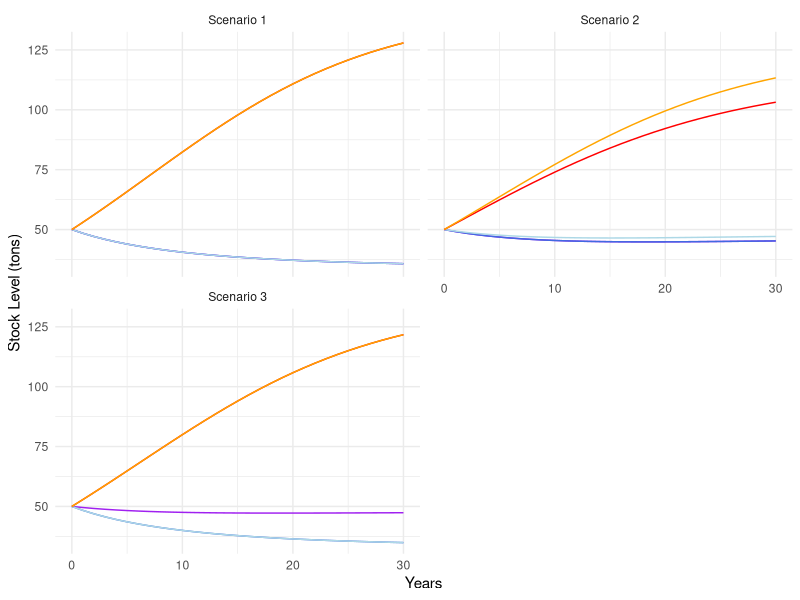
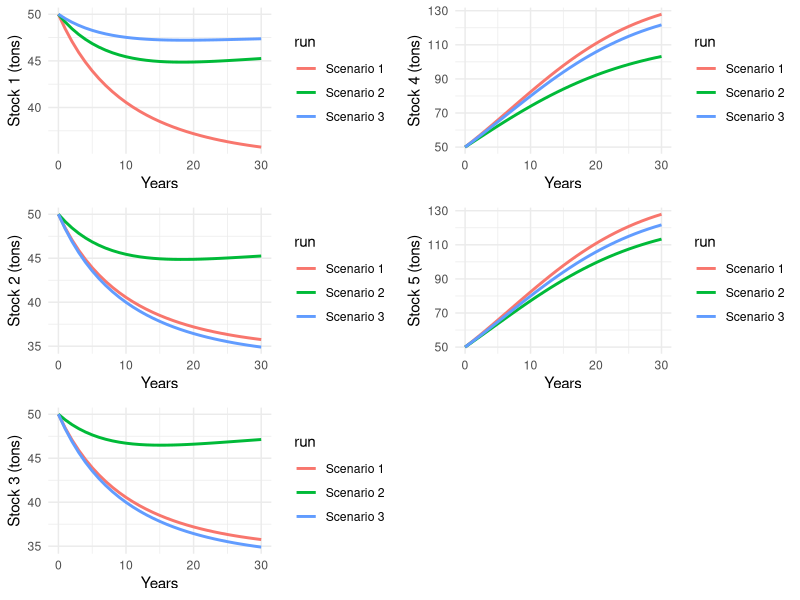
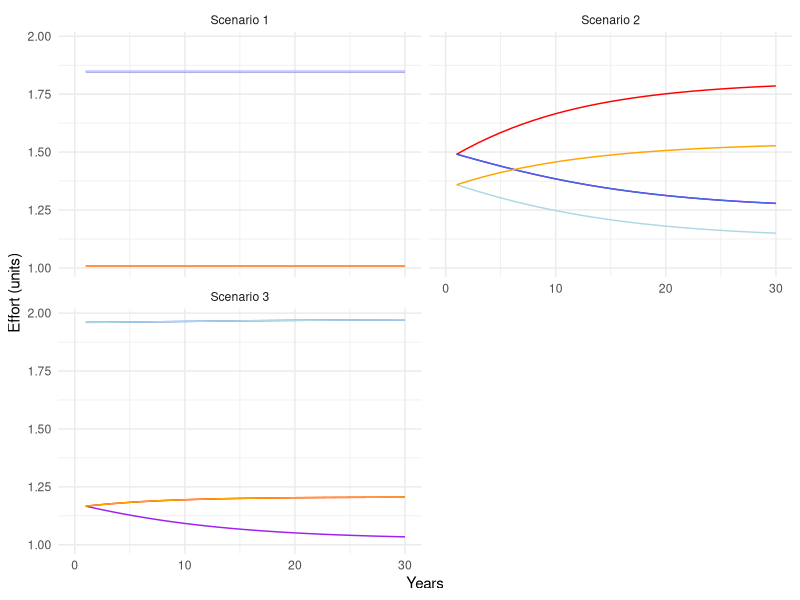
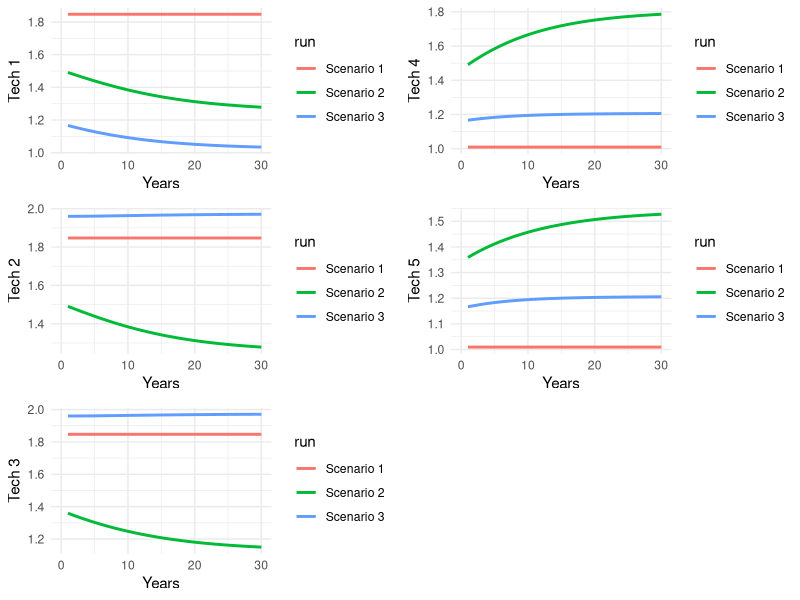
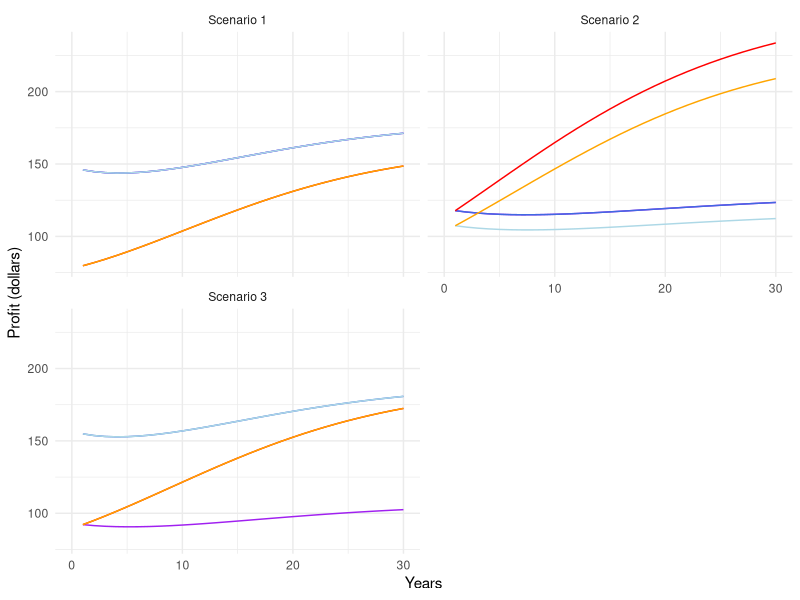
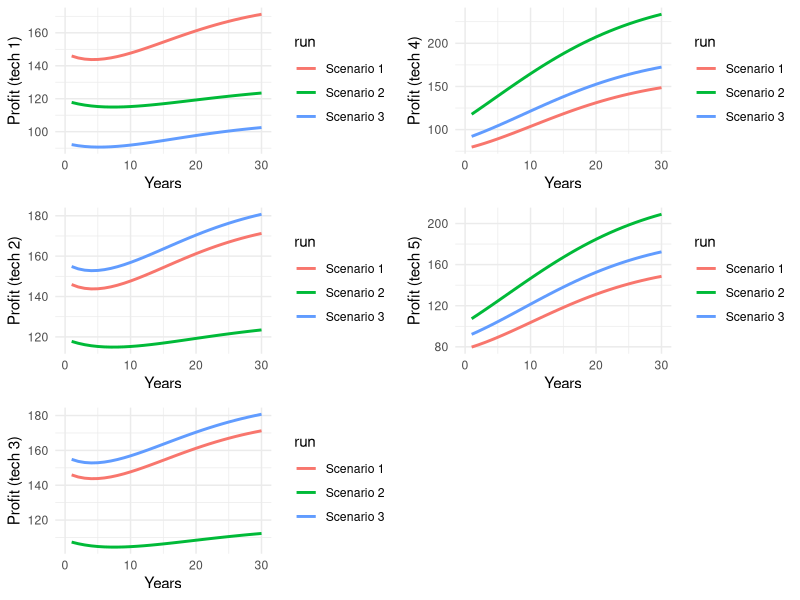
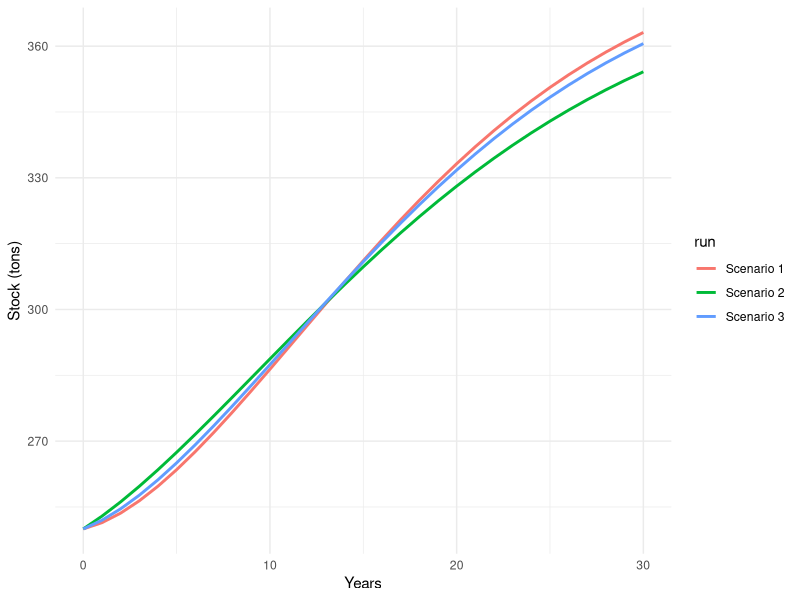
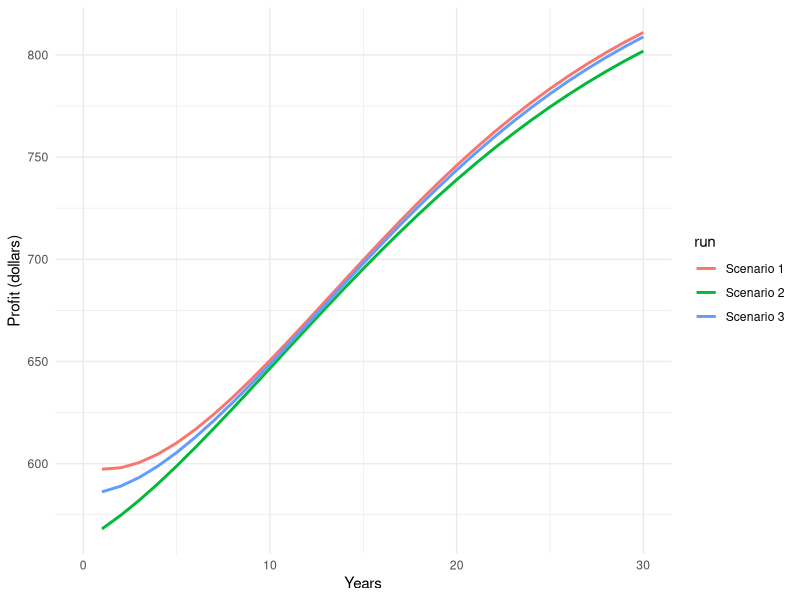

Here is the R script that generated these plots, in order:
## ---- chunk 1
knitr::opts_chunk$set(echo = TRUE, message=FALSE, warning=FALSE, echo=FALSE)

library(tidyverse)
library(here)
library(scales)
library(gridExtra)
library(grid)
library(kableExtra)
## ---- chunk 2
# Read files results

# data
species_df <- read_csv(here("working_model","k explore","model run results files","species.csv"))
# data
tech_df <- read_csv(here("working_model","k explore","model run results files","tech_cost.csv"))

# general output files
output_sc1 <- read_csv(here("working_model","k explore","model run results files","output_b_carry1.csv")) %>% 
  mutate(run = "Scenario 1",
         year = seq(0,30))
output_sc2 <- read_csv(here("working_model","k explore","model run results files","output_b_carry2.csv"))%>% 
  mutate(run = "Scenario 2",
         year = seq(0,30))
output_sc3 <- read_csv(here("working_model","k explore","model run results files","output_b_carry3.csv"))%>% 
  mutate(run = "Scenario 3",
         year = seq(0,30))

# sum of profits

npv_sc1 <- read_csv(here("working_model","k explore","model run results files","NPV_b_carry1.csv")) %>% 
  mutate(run = "Scenario 1")
npv_sc2 <- read_csv(here("working_model","k explore","model run results files","NPV_b_carry2.csv")) %>% 
  mutate(run = "Scenario 2")
npv_sc3 <- read_csv(here("working_model","k explore","model run results files","NPV_b_carry3.csv")) %>% 
  mutate(run = "Scenario 3")

#Group them
all_outputs <- rbind(output_sc1, output_sc2, output_sc3) %>% 
  mutate(tot_profits = profit_per_t.t_1+profit_per_t.t_2+profit_per_t.t_3+profit_per_t.t_4+profit_per_t.t_5,
         tot_stock=stock.s_1+stock.s_2+stock.s_3+stock.s_4+stock.s_5)

NPVs <- rbind(npv_sc1, npv_sc2, npv_sc3) %>% 
  rename(total_profit=x)

## ---- chunk 3

# Make tables
species_table <- kable(species_df, col.names = c("Species", "r", "K", "Starting stock (X)", "price")) %>% 
  kable_classic(full_width = F)

tech_table <- kable(tech_df, col.names = c("Tech", "
                                               q1", "q2", "q3", 
                                               "q4", "q5",
                                               "cost")) %>% 
  kable_classic(full_width = F)

species_table

tech_table
## ---- chunk 4
# Graph
ggplot(data = all_outputs)+
  geom_line(aes(y=stock.s_1, x=year), color="purple")+ 
  geom_line(aes(y=stock.s_2, x=year), color="royalblue")+ 
  geom_line(aes(y=stock.s_3, x=year), color="lightblue")+ 
  geom_line(aes(y=stock.s_4, x=year), color="red")+ 
  geom_line(aes(y=stock.s_5, x=year), color="orange")+ 
  theme_minimal()+
  labs(x= "Years",
         y= "Stock Level (tons)")+
  facet_wrap(~ run, nrow=2)

## ---- chunk 5
# Graph
stocck_1gr <- ggplot(data = all_outputs, aes(y=stock.s_1, x=year, group=run, color=run))+
  geom_line(size=1)+
  theme_minimal()+
  labs(x= "Years",
         y= "Stock 1 (tons)")

stocck_2gr <- ggplot(data = all_outputs, aes(y=stock.s_2, x=year, group=run, color=run))+
  geom_line(size=1)+
  theme_minimal()+
  labs(x= "Years",
         y= "Stock 2 (tons)")

stocck_3gr <- ggplot(data = all_outputs, aes(y=stock.s_3, x=year, group=run, color=run))+
  geom_line(size=1)+
  theme_minimal()+
  labs(x= "Years",
         y= "Stock 3 (tons)")

stocck_4gr <- ggplot(data = all_outputs, aes(y=stock.s_4, x=year, group=run, color=run))+
  geom_line(size=1)+
  theme_minimal()+
  labs(x= "Years",
         y= "Stock 4 (tons)")

stocck_5gr <- ggplot(data = all_outputs, aes(y=stock.s_5, x=year, group=run, color=run))+
  geom_line(size=1)+
  theme_minimal()+
  labs(x= "Years",
         y= "Stock 5 (tons)")

ind_stock_graph <- grid.arrange(stocck_1gr, stocck_4gr, stocck_2gr, stocck_5gr, stocck_3gr, ncol=2, nrow= 3)
## ---- chunk 6
# Graph
tot_stock_graph <- ggplot(data = all_outputs, aes(y=tot_stock, x=year, group=run, color=run))+
  geom_line(size=1)+
  theme_minimal()+
  labs(x= "Years",
         y= "Stock (tons)")
  
## ---- chunk 7
# Graph
ggplot(data = all_outputs)+
  geom_line(aes(y=effort.t_1, x=year), color="purple")+ 
  geom_line(aes(y=effort.t_2, x=year), color="royalblue")+ 
  geom_line(aes(y=effort.t_3, x=year), color="lightblue")+ 
  geom_line(aes(y=effort.t_4, x=year), color="red")+ 
  geom_line(aes(y=effort.t_5, x=year), color="orange")+ 
  theme_minimal()+
  labs(x= "Years",
         y= "Effort (units)")+
  facet_wrap(~ run, nrow=2)

## ---- chunk 8
# Graph
e_1gr <- ggplot(data = all_outputs, aes(y=effort.t_1, x=year, group=run, color=run))+
  geom_line(size=1)+
  theme_minimal()+
  labs(x= "Years",
         y= "Tech 1")

e_2gr <- ggplot(data = all_outputs, aes(y=effort.t_2, x=year, group=run, color=run))+
  geom_line(size=1)+
  theme_minimal()+
  labs(x= "Years",
         y= "Tech 2")

e_3gr <- ggplot(data = all_outputs, aes(y=effort.t_3, x=year, group=run, color=run))+
  geom_line(size=1)+
  theme_minimal()+
  labs(x= "Years",
         y= "Tech 3")

e_4gr <- ggplot(data = all_outputs, aes(y=effort.t_4, x=year, group=run, color=run))+
  geom_line(size=1)+
  theme_minimal()+
  labs(x= "Years",
         y= "Tech 4")

e_5gr <- ggplot(data = all_outputs, aes(y=effort.t_5, x=year, group=run, color=run))+
  geom_line(size=1)+
  theme_minimal()+
  labs(x= "Years",
         y= "Tech 5")

ind_effort_graph <- grid.arrange(e_1gr, e_4gr, e_2gr, e_5gr, e_3gr, ncol=2, nrow= 3)
## ---- chunk 9
# Graph
ggplot(data = all_outputs)+
  geom_line(aes(y=profit_per_t.t_1, x=year), color="purple")+ 
  geom_line(aes(y=profit_per_t.t_2, x=year), color="royalblue")+ 
  geom_line(aes(y=profit_per_t.t_3, x=year), color="lightblue")+ 
  geom_line(aes(y=profit_per_t.t_4, x=year), color="red")+ 
  geom_line(aes(y=profit_per_t.t_5, x=year), color="orange")+ 
  theme_minimal()+
  labs(x= "Years",
         y= "Profit (dollars)")+
  facet_wrap(~ run, nrow=2)

## ---- chunk 10
# Graph
p_1gr <- ggplot(data = all_outputs, aes(y=profit_per_t.t_1, x=year, group=run, color=run))+
  geom_line(size=1)+
  theme_minimal()+
  labs(x= "Years",
         y= "Profit (tech 1)")

p_2gr <- ggplot(data = all_outputs, aes(y=profit_per_t.t_2, x=year, group=run, color=run))+
  geom_line(size=1)+
  theme_minimal()+
  labs(x= "Years",
         y= "Profit (tech 2)")

p_3gr <- ggplot(data = all_outputs, aes(y=profit_per_t.t_3, x=year, group=run, color=run))+
  geom_line(size=1)+
  theme_minimal()+
  labs(x= "Years",
         y= "Profit (tech 3)")

p_4gr <- ggplot(data = all_outputs, aes(y=profit_per_t.t_4, x=year, group=run, color=run))+
  geom_line(size=1)+
  theme_minimal()+
  labs(x= "Years",
         y= "Profit (tech 4)")

p_5gr <- ggplot(data = all_outputs, aes(y=profit_per_t.t_5, x=year, group=run, color=run))+
  geom_line(size=1)+
  theme_minimal()+
  labs(x= "Years",
         y= "Profit (tech 5)")

ind_profit_graph <- grid.arrange(p_1gr, p_4gr, p_2gr, p_5gr, p_3gr, ncol=2, nrow= 3)
## ---- chunk 11
# Graph
tot_profits_graph <- ggplot(data = all_outputs, aes(y=tot_profits, x=year, group=run, color=run))+
  geom_line(size=1)+
  theme_minimal()+
  labs(x= "Years",
         y= "Profit (dollars)")

## ---- chunk 12
ggsave("k_tot_stock.png", plot=tot_stock_graph)
ggsave("k_tot_profit.png", plot=tot_profits_graph)
ggsave("k_ind_profit_graph.png", plot=ind_profit_graph)
ggsave("k_ind_effort_graph.png", plot=ind_effort_graph)
ggsave("k_ind_stock_graph.png", plot=ind_stock_graph)
